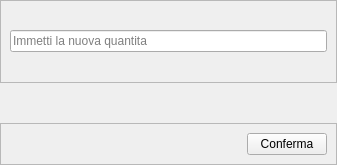
<?xml version="1.0" encoding="UTF-8"?>
<ui version="4.0">
 <class>Form</class>
 <widget class="QWidget" name="Form">
  <property name="geometry">
   <rect>
    <x>0</x>
    <y>0</y>
    <width>337</width>
    <height>165</height>
   </rect>
  </property>
  <property name="windowTitle">
   <string>Form</string>
  </property>
  <layout class="QVBoxLayout" name="verticalLayout_2">
   <property name="spacing">
    <number>0</number>
   </property>
   <property name="leftMargin">
    <number>0</number>
   </property>
   <property name="topMargin">
    <number>0</number>
   </property>
   <property name="rightMargin">
    <number>0</number>
   </property>
   <property name="bottomMargin">
    <number>0</number>
   </property>
   <item>
    <widget class="QFrame" name="frame_2">
     <property name="frameShape">
      <enum>QFrame::StyledPanel</enum>
     </property>
     <property name="frameShadow">
      <enum>QFrame::Raised</enum>
     </property>
     <layout class="QVBoxLayout" name="verticalLayout">
      <item>
       <widget class="QLineEdit" name="le_quantita">
        <property name="placeholderText">
         <string>Immetti la nuova quantita </string>
        </property>
       </widget>
      </item>
     </layout>
    </widget>
   </item>
   <item alignment="Qt::AlignBottom">
    <widget class="QFrame" name="frame">
     <property name="frameShape">
      <enum>QFrame::StyledPanel</enum>
     </property>
     <property name="frameShadow">
      <enum>QFrame::Raised</enum>
     </property>
     <layout class="QVBoxLayout" name="verticalLayout_3">
      <item alignment="Qt::AlignRight">
       <widget class="QPushButton" name="conferma_button">
        <property name="text">
         <string>Conferma</string>
        </property>
       </widget>
      </item>
     </layout>
    </widget>
   </item>
  </layout>
 </widget>
 <resources/>
 <connections/>
</ui>
